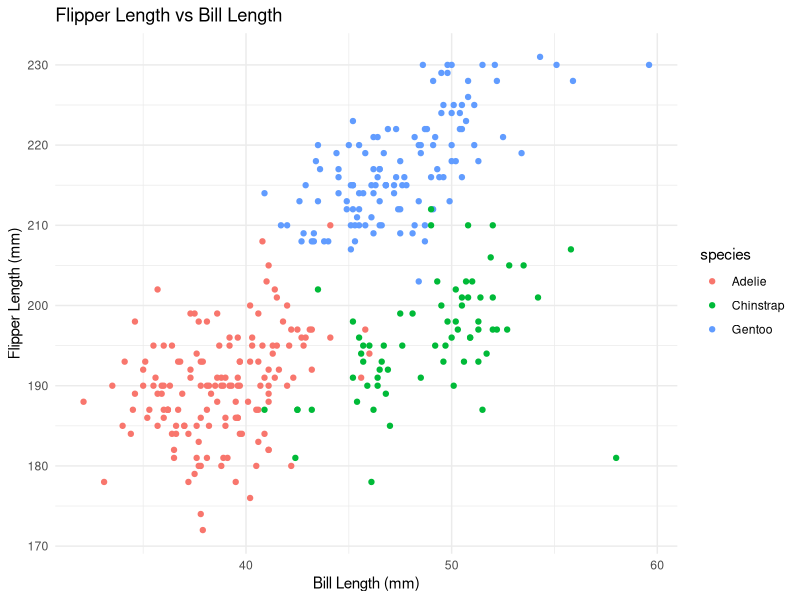
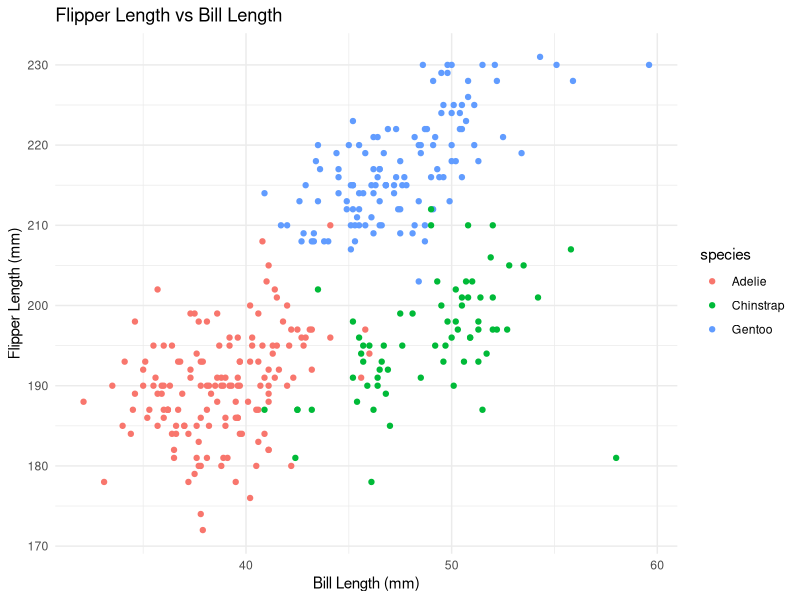

Reproduce these figures in R, in order.
## ---- chunk 1
data("penguins", package = "palmerpenguins")
library(dplyr)
library(ggplot2)
## ---- chunk 2
n_rows <- nrow(penguins)
n_cols <- ncol(penguins)
mean_flipper_length <- mean(penguins$flipper_length_mm, na.rm = TRUE)
## ---- chunk 3
ggplot(penguins, aes(x = bill_length_mm, y = flipper_length_mm, color = species)) +
  geom_point() +
  labs(title = "Flipper Length vs Bill Length", x = "Bill Length (mm)", y = "Flipper Length (mm)") +
  theme_minimal()

ggsave("scatterplot_penguins.png")
## ---- chunk 4
library(tidyverse)
set.seed(1)
sample_normal <- rnorm(10)
logical_vector <- sample_normal > 0
character_vector <- LETTERS[1:10]
factor_vector <- factor(sample(c("Low", "Medium", "High"), 10, replace = TRUE))

df <- data.frame(
  normal_sample = sample_normal,
  logical_greater_than_0 = logical_vector,
  character = character_vector,
  factor = factor_vector
)
print(df)
## ---- chunk 5
mean_normal <- mean(pull(df, normal_sample))
mean_logical <- mean(pull(df, logical_greater_than_0))
mean_character <- mean(pull(df, character))  
mean_factor <- mean(pull(df, factor))        
## ---- chunk 6
numeric_logical <- as.numeric(df$logical_greater_than_zero)
numeric_character <- as.numeric(df$character)  
numeric_factor <- as.numeric(df$factor)     

#print(numeric_logical)
#print(numeric_character)
#print(numeric_factor)
